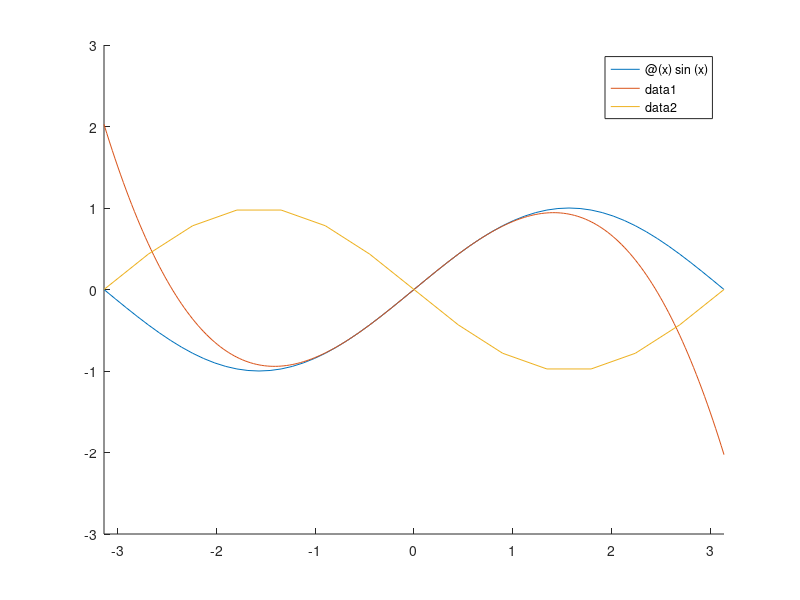

MATLAB code for this plot: (Note: this script raises an error after producing the figure.)
%% Question 1 part a 
s= @(x) sin(x);
f=@(x) -(1/6).*x.^3+x;
g=@(x) -sin(x);
hold on
fplot(s,[-pi,pi])
fplot(f,[-pi,pi])
fplot(g,[-pi,pi])
refline(0,0)
grid on
legend ('s','f','g')
hold off
%% Question 1 part b
h=@(x) abs(s-f);
l=@(x) abs(s-g);
j=@(x) s-f;
k=@(x) s-g;
a=integral(h,-pi,pi);
b=integral(l,-pi,pi);
c=integral(j,-pi,pi);
d=integral(k,-pi,pi);
%% Question 2
clc
s= @(x) sin(x);
b=@(x) ((16.*x.*(pi-x))./((5.*pi.^2)-4.*x.*(pi-x)));
sb=@(x) sin(x)-((16.*x.*(pi-x))./((5.*pi.^2)-4.*x.*(pi-x)));
c=@(x) sin(x)-((16.*x.*(pi-x))./((7.*pi.^2)-4.*x.*(pi-x)));
MIO=integral(sb,0,pi);
MIU=integral(sb,-pi,0);
MOU=integral(c,-pi,0);
c1=sin(-pi/6);
c2=c(-pi/6);
Ex=abs(c1-c2);
d1=sin(-pi/3);
d2=c(-pi/3);
Ex=abs(d1-d2);
%% Question 3 
s= @(x) sin(x);
f=@(x) -(1/6).*x.^3+x;
hold on
fplot(s,[-pi,pi])
fplot(f,[-pi,pi])
refline(0,0)
grid on
legend ('s','f')
hold off
h=@(x) s(x)-f(x);
JUI=integral(h,(-pi)/4,0);
%% Question 4
s= @(x) sin(x);
L=@(x) 2.*x./pi;
SL=@(x) sin(x)- 2.*x./pi;
ANSmiddle=integral(SL,0,1/2*pi);
ANSfinal=ANSmiddle*4